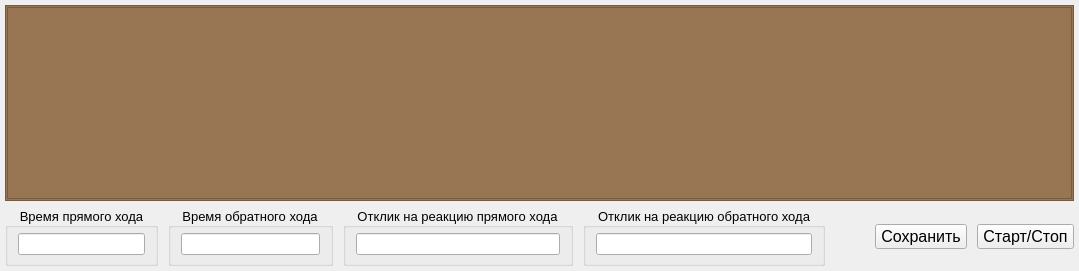
      <widget class="QWidget" name="tab_strokeTest">
       <property name="enabled">
        <bool>true</bool>
       </property>
       <property name="focusPolicy">
        <enum>Qt::FocusPolicy::StrongFocus</enum>
       </property>
       <attribute name="title">
        <string>Тест полного хода</string>
       </attribute>
       <layout class="QVBoxLayout" name="verticalLayout_26">
        <property name="leftMargin">
         <number>5</number>
        </property>
        <property name="topMargin">
         <number>5</number>
        </property>
        <property name="rightMargin">
         <number>5</number>
        </property>
        <property name="bottomMargin">
         <number>5</number>
        </property>
        <item>
         <widget class="QFrame" name="frame_chart_stroke">
          <property name="styleSheet">
           <string notr="true">background-color: rgb(152, 118, 84);</string>
          </property>
          <property name="frameShape">
           <enum>QFrame::Shape::StyledPanel</enum>
          </property>
          <property name="frameShadow">
           <enum>QFrame::Shadow::Raised</enum>
          </property>
          <layout class="QVBoxLayout" name="verticalLayout_44">
           <property name="spacing">
            <number>3</number>
           </property>
           <property name="leftMargin">
            <number>1</number>
           </property>
           <property name="topMargin">
            <number>1</number>
           </property>
           <property name="rightMargin">
            <number>1</number>
           </property>
           <property name="bottomMargin">
            <number>1</number>
           </property>
           <item>
            <widget class="Widgets::Chart::ChartView" name="Chart_stroke"/>
           </item>
          </layout>
         </widget>
        </item>
        <item>
         <layout class="QHBoxLayout" name="horizontalLayout_strokeTest_menu">
          <property name="spacing">
           <number>10</number>
          </property>
          <item>
           <widget class="QGroupBox" name="groupBox_strokeTest_forwardTime">
            <property name="font">
             <font>
              <family>Segoe UI</family>
              <pointsize>10</pointsize>
             </font>
            </property>
            <property name="title">
             <string>Время прямого хода</string>
            </property>
            <property name="alignment">
             <set>Qt::AlignmentFlag::AlignCenter</set>
            </property>
            <layout class="QHBoxLayout" name="horizontalLayout_19">
             <property name="spacing">
              <number>0</number>
             </property>
             <property name="leftMargin">
              <number>10</number>
             </property>
             <property name="topMargin">
              <number>5</number>
             </property>
             <property name="rightMargin">
              <number>10</number>
             </property>
             <property name="bottomMargin">
              <number>8</number>
             </property>
             <item>
              <widget class="QLineEdit" name="lineEdit_strokeTest_forwardTime">
               <property name="sizePolicy">
                <sizepolicy hsizetype="Expanding" vsizetype="Maximum">
                 <horstretch>0</horstretch>
                 <verstretch>0</verstretch>
                </sizepolicy>
               </property>
               <property name="font">
                <font>
                 <family>Segoe UI</family>
                 <pointsize>9</pointsize>
                </font>
               </property>
               <property name="focusPolicy">
                <enum>Qt::FocusPolicy::NoFocus</enum>
               </property>
               <property name="styleSheet">
                <string notr="true">padding: 2px 2px;</string>
               </property>
               <property name="alignment">
                <set>Qt::AlignmentFlag::AlignCenter</set>
               </property>
               <property name="readOnly">
                <bool>true</bool>
               </property>
              </widget>
             </item>
            </layout>
           </widget>
          </item>
          <item>
           <widget class="QGroupBox" name="groupBox__strokeTest_backwardTime">
            <property name="font">
             <font>
              <family>Segoe UI</family>
              <pointsize>10</pointsize>
             </font>
            </property>
            <property name="title">
             <string>Время обратного хода</string>
            </property>
            <property name="alignment">
             <set>Qt::AlignmentFlag::AlignCenter</set>
            </property>
            <layout class="QHBoxLayout" name="horizontalLayout_20">
             <property name="spacing">
              <number>0</number>
             </property>
             <property name="leftMargin">
              <number>10</number>
             </property>
             <property name="topMargin">
              <number>5</number>
             </property>
             <property name="rightMargin">
              <number>10</number>
             </property>
             <property name="bottomMargin">
              <number>8</number>
             </property>
             <item>
              <widget class="QLineEdit" name="lineEdit_strokeTest_backwardTime">
               <property name="sizePolicy">
                <sizepolicy hsizetype="Expanding" vsizetype="Maximum">
                 <horstretch>0</horstretch>
                 <verstretch>0</verstretch>
                </sizepolicy>
               </property>
               <property name="font">
                <font>
                 <family>Segoe UI</family>
                 <pointsize>9</pointsize>
                </font>
               </property>
               <property name="focusPolicy">
                <enum>Qt::FocusPolicy::NoFocus</enum>
               </property>
               <property name="styleSheet">
                <string notr="true">padding: 2px 2px;</string>
               </property>
               <property name="alignment">
                <set>Qt::AlignmentFlag::AlignCenter</set>
               </property>
               <property name="readOnly">
                <bool>true</bool>
               </property>
              </widget>
             </item>
            </layout>
           </widget>
          </item>
          <item>
           <widget class="QGroupBox" name="groupBox_5">
            <property name="font">
             <font>
              <family>Segoe UI</family>
              <pointsize>10</pointsize>
             </font>
            </property>
            <property name="focusPolicy">
             <enum>Qt::FocusPolicy::NoFocus</enum>
            </property>
            <property name="title">
             <string>Отклик на реакцию прямого хода</string>
            </property>
            <property name="alignment">
             <set>Qt::AlignmentFlag::AlignCenter</set>
            </property>
            <layout class="QVBoxLayout" name="verticalLayout_16">
             <property name="spacing">
              <number>0</number>
             </property>
             <property name="leftMargin">
              <number>10</number>
             </property>
             <property name="topMargin">
              <number>5</number>
             </property>
             <property name="rightMargin">
              <number>10</number>
             </property>
             <property name="bottomMargin">
              <number>8</number>
             </property>
             <item>
              <widget class="QLineEdit" name="lineEdit_strokeTest_respondingReactionforwardTime">
               <property name="sizePolicy">
                <sizepolicy hsizetype="Expanding" vsizetype="Maximum">
                 <horstretch>0</horstretch>
                 <verstretch>0</verstretch>
                </sizepolicy>
               </property>
               <property name="font">
                <font>
                 <family>Segoe UI</family>
                 <pointsize>9</pointsize>
                </font>
               </property>
               <property name="focusPolicy">
                <enum>Qt::FocusPolicy::NoFocus</enum>
               </property>
               <property name="styleSheet">
                <string notr="true">padding: 2px 2px;</string>
               </property>
               <property name="alignment">
                <set>Qt::AlignmentFlag::AlignCenter</set>
               </property>
               <property name="readOnly">
                <bool>true</bool>
               </property>
              </widget>
             </item>
            </layout>
           </widget>
          </item>
          <item>
           <widget class="QGroupBox" name="groupBox_6">
            <property name="font">
             <font>
              <family>Segoe UI</family>
              <pointsize>10</pointsize>
             </font>
            </property>
            <property name="title">
             <string>Отклик на реакцию обратного хода</string>
            </property>
            <property name="alignment">
             <set>Qt::AlignmentFlag::AlignCenter</set>
            </property>
            <layout class="QVBoxLayout" name="verticalLayout">
             <property name="spacing">
              <number>0</number>
             </property>
             <property name="leftMargin">
              <number>10</number>
             </property>
             <property name="topMargin">
              <number>5</number>
             </property>
             <property name="rightMargin">
              <number>10</number>
             </property>
             <property name="bottomMargin">
              <number>8</number>
             </property>
             <item>
              <widget class="QLineEdit" name="lineEdit_strokeTest_respondingReactionbackwardTime">
               <property name="sizePolicy">
                <sizepolicy hsizetype="Expanding" vsizetype="Maximum">
                 <horstretch>0</horstretch>
                 <verstretch>0</verstretch>
                </sizepolicy>
               </property>
               <property name="font">
                <font>
                 <family>Segoe UI</family>
                 <pointsize>9</pointsize>
                </font>
               </property>
               <property name="focusPolicy">
                <enum>Qt::FocusPolicy::NoFocus</enum>
               </property>
               <property name="styleSheet">
                <string notr="true">padding: 2px 2px;</string>
               </property>
               <property name="alignment">
                <set>Qt::AlignmentFlag::AlignCenter</set>
               </property>
               <property name="readOnly">
                <bool>true</bool>
               </property>
              </widget>
             </item>
            </layout>
           </widget>
          </item>
          <item>
           <spacer name="horizontalSpacer_8">
            <property name="orientation">
             <enum>Qt::Orientation::Horizontal</enum>
            </property>
            <property name="sizeHint" stdset="0">
             <size>
              <width>40</width>
              <height>20</height>
             </size>
            </property>
           </spacer>
          </item>
          <item>
           <widget class="QPushButton" name="pushButton_strokeTest_save">
            <property name="sizePolicy">
             <sizepolicy hsizetype="Preferred" vsizetype="Fixed">
              <horstretch>0</horstretch>
              <verstretch>0</verstretch>
             </sizepolicy>
            </property>
            <property name="font">
             <font>
              <family>Segoe UI</family>
              <pointsize>12</pointsize>
             </font>
            </property>
            <property name="focusPolicy">
             <enum>Qt::FocusPolicy::StrongFocus</enum>
            </property>
            <property name="styleSheet">
             <string notr="true">padding: 2px 5px;</string>
            </property>
            <property name="text">
             <string>Сохранить</string>
            </property>
            <property name="shortcut">
             <string>.</string>
            </property>
           </widget>
          </item>
          <item>
           <widget class="QPushButton" name="pushButton_strokeTest_start">
            <property name="sizePolicy">
             <sizepolicy hsizetype="Preferred" vsizetype="Fixed">
              <horstretch>0</horstretch>
              <verstretch>0</verstretch>
             </sizepolicy>
            </property>
            <property name="font">
             <font>
              <family>Segoe UI</family>
              <pointsize>12</pointsize>
             </font>
            </property>
            <property name="focusPolicy">
             <enum>Qt::FocusPolicy::StrongFocus</enum>
            </property>
            <property name="styleSheet">
             <string notr="true">padding: 2px 5px;</string>
            </property>
            <property name="text">
             <string>Старт/Стоп</string>
            </property>
           </widget>
          </item>
         </layout>
        </item>
       </layout>
      </widget>
